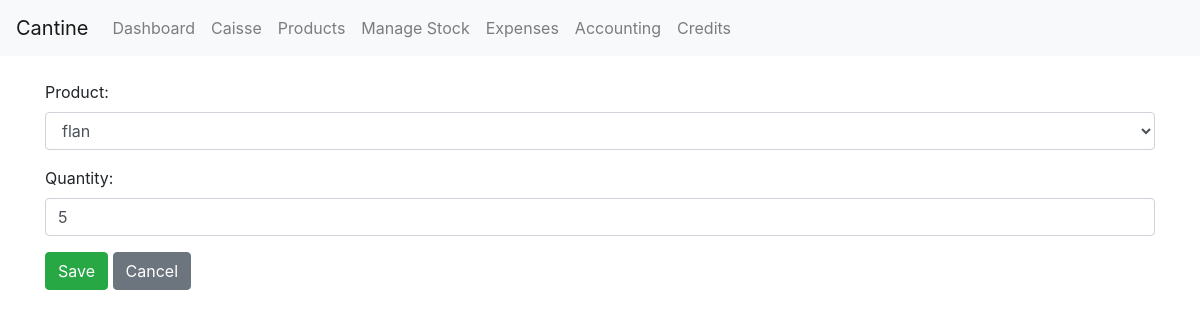
Page /stock/1/edit/ on the earlier database version.
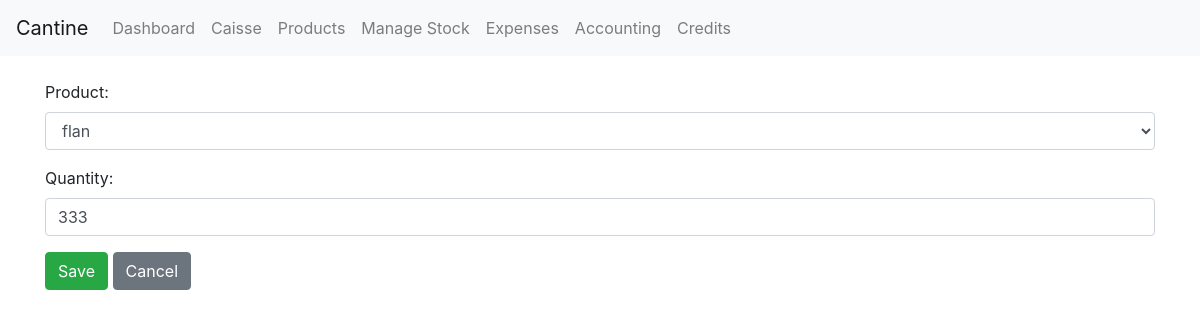
Same page on the later database version.
### cantineApp/models.py (models this page shows, shortened)
class Stock(models.Model):
    product = models.OneToOneField(Product, on_delete=models.CASCADE, related_name='stock')
    quantity = models.PositiveIntegerField(default=0)

### cantineApp/views.py (the view)
# urls.py: path('stock/<int:pk>/edit/', views.stock_update, name='stock_update'),
def stock_update(request, pk):
    stock = get_object_or_404(Stock, pk=pk)
    if request.method == 'POST':
        form = StockForm(request.POST, instance=stock)
        if form.is_valid():
            form.save()
            messages.success(request, 'Stock updated successfully.')
            return redirect('stock_list')
    else:
        form = StockForm(instance=stock)
    return render(request, 'stock/stock_form.html', {'form': form})

### cantineApp/forms.py
class StockForm(forms.ModelForm):
    class Meta:
        model = Stock
        fields = ['product', 'quantity']
        widgets = {
            'product': forms.Select(attrs={'class': 'form-control'}),
            'quantity': forms.NumberInput(attrs={'class': 'form-control', 'min': '0'}),
        }

### cantineApp/models.py (called while the page is built)
    def __str__(self):
        return self.name

### cantineApp/templates/stock/stock_form.html (shortened to what this page needs)
{% extends 'base.html' %} {% load static %} {% block content %}
<form method="post">
  {% csrf_token %} {{ form.as_p }}
  <button type="submit" class="btn btn-success">Save</button>
  <a href="{% url 'stock_list' %}" class="btn btn-secondary">Cancel</a>
</form>
{% endblock %}

Differences in the rows shown:
changed Stock "flan": quantity "5" → "333"
